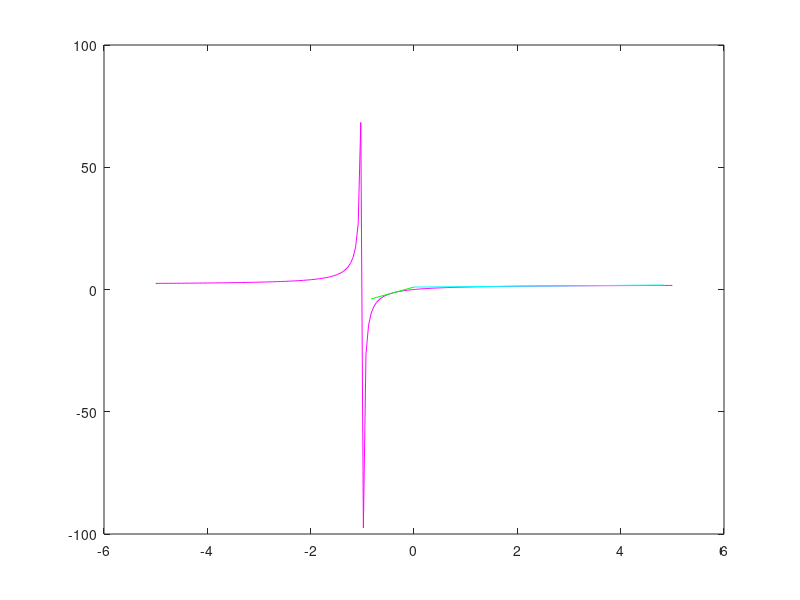

MATLAB code to generate this figure:
clc
clear
 
% Making the Curve Function 

x_plot = linspace(-5,5,200);
curve_plot = 2*x_plot./(1+x_plot);

% Solving the 2 Equations

func = @(s) [(1+s(1))^2*(s(2)-1) - 2*s(1);
             s(2)*(1+s(1)) - 2*s(1)];

% Since there will be 2 tangents coming out of this point we will take 2
% initial guesses 

init_guess1 = [1,1];
init_guess2 = [0,-1];

% Root1 will give us (1+sqrt2, sqrt2) Root2 will give us (1-sqrt2,-sqrt2)
% These are point of contacts of the tangents from (0,1) to the curve
% 2x/(1+x)

root1 = fsolve(func,init_guess1);
root2 = fsolve(func,init_guess2);

h1 = root1(1); % Xcoord of First Tangent POC (1+sqrt2)
k1 = root1(2); % Ycoord of First Tangent POC (sqrt2)
h2 = root2(1); % Xcoord of Second Tangent POC (1-sqrt2)
k2 = root2(2); % Ycoord of Second Tangent Poc (-sqrt2)

% Slope = (y2-y1)/(x2-x1)

m1 = (k1-1)/h1; 
m2 = (k2-1)/h2;

x_plot1 = linspace(0,4.8284,3);
x_plot2 = linspace(-0.8284,0,3);

% Line passing through (0,1) and having slope = m, will have eqn y = mx+1

tang1_plot = m1*x_plot1 + 1;
tang2_plot = m2*x_plot2 + 1;

% In the plot the Magenta curve denotes the curve 2x/(1+x) and the Cyan and
% Green Curve denotes the tangents, the equations are written with the plot
% commands

figure(1)
plot(x_plot,curve_plot,'m')
hold on  
plot(x_plot1,tang1_plot,'c') % y = (0.1716)x + 1
hold on
plot(x_plot2,tang2_plot,'g') % y = (5.8284)x + 1